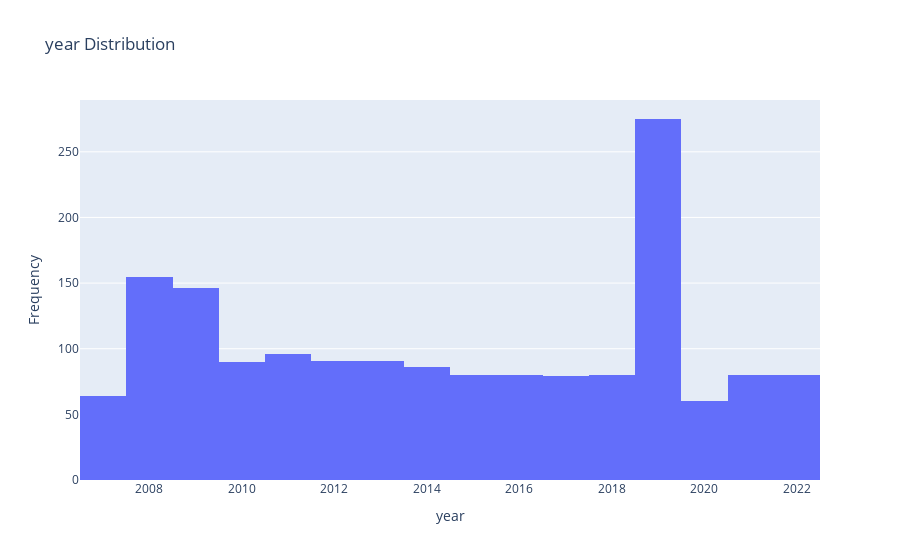
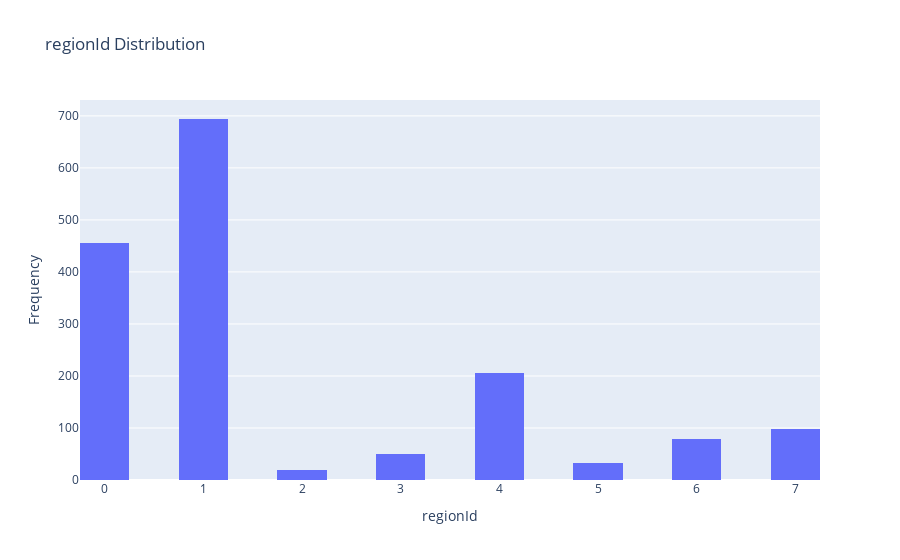
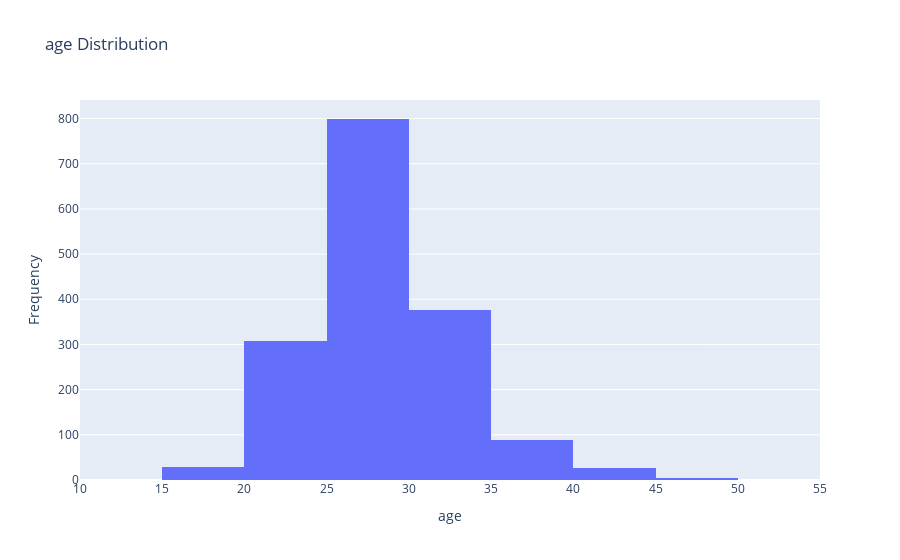
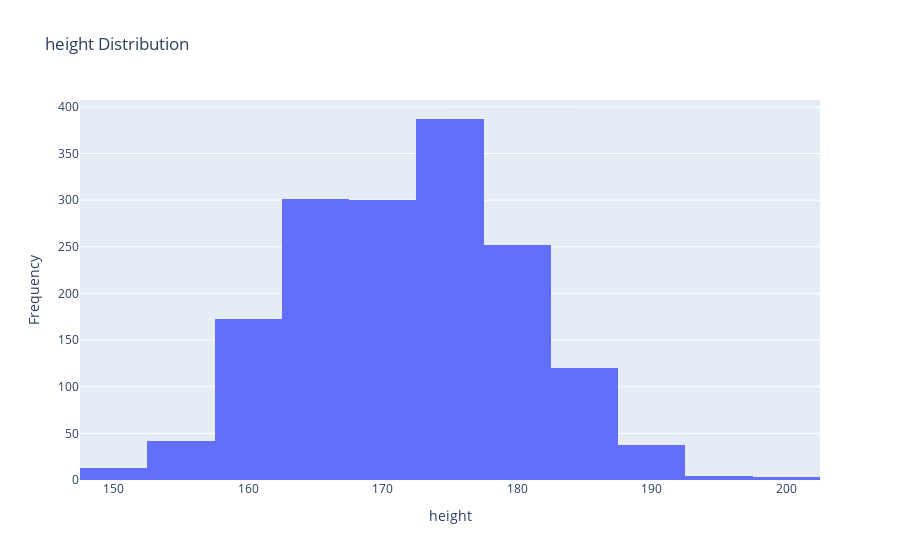

The notebook cell these images were saved under, in order:
### Code cell
# Loop over each numeric column in numerical_games
for column in numerical_games[['year', 'regionId', 'age', 'height', 'weight', 'bmi']].columns:
    # Create a histogram trace for the current column
    trace = go.Histogram(
        x=numerical_games[column],
        nbinsx=20,
        name=f"{column} Distribution"
    )

    # Create the figure and add the trace
    fig = go.Figure(trace)

    # Update the layout
    fig.update_layout(
        title=f"{column} Distribution",
        xaxis=dict(title=column),
        yaxis=dict(title="Frequency"),
    )

    # Show the plot
    fig.show()

### Figure 1 — Plotly figure (JSON) as saved in the notebook; plotly's stock layout.template omitted (floating-point values rounded to 4 significant figures; data arrays with more than 128 entries replaced by an {"elided": "..."} marker saying what was removed)
{"data": [{"name": "year Distribution", "nbinsx": 20, "type": "histogram", "x": {"elided": "1633 int values"}}], "layout": {"title": {"text": "year Distribution"}, "xaxis": {"title": {"text": "year"}}, "yaxis": {"title": {"text": "Frequency"}}}}

### Figure 2 — Plotly figure (JSON) as saved in the notebook; plotly's stock layout.template omitted (floating-point values rounded to 4 significant figures; data arrays with more than 128 entries replaced by an {"elided": "..."} marker saying what was removed)
{"data": [{"name": "regionId Distribution", "nbinsx": 20, "type": "histogram", "x": {"elided": "1633 int values"}}], "layout": {"title": {"text": "regionId Distribution"}, "xaxis": {"title": {"text": "regionId"}}, "yaxis": {"title": {"text": "Frequency"}}}}

### Figure 3 — Plotly figure (JSON) as saved in the notebook; plotly's stock layout.template omitted (floating-point values rounded to 4 significant figures; data arrays with more than 128 entries replaced by an {"elided": "..."} marker saying what was removed)
{"data": [{"name": "age Distribution", "nbinsx": 20, "type": "histogram", "x": {"elided": "1633 float values"}}], "layout": {"title": {"text": "age Distribution"}, "xaxis": {"title": {"text": "age"}}, "yaxis": {"title": {"text": "Frequency"}}}}

### Figure 4 — Plotly figure (JSON) as saved in the notebook; plotly's stock layout.template omitted (floating-point values rounded to 4 significant figures; data arrays with more than 128 entries replaced by an {"elided": "..."} marker saying what was removed)
{"data": [{"name": "height Distribution", "nbinsx": 20, "type": "histogram", "x": {"elided": "1633 float values"}}], "layout": {"title": {"text": "height Distribution"}, "xaxis": {"title": {"text": "height"}}, "yaxis": {"title": {"text": "Frequency"}}}}
